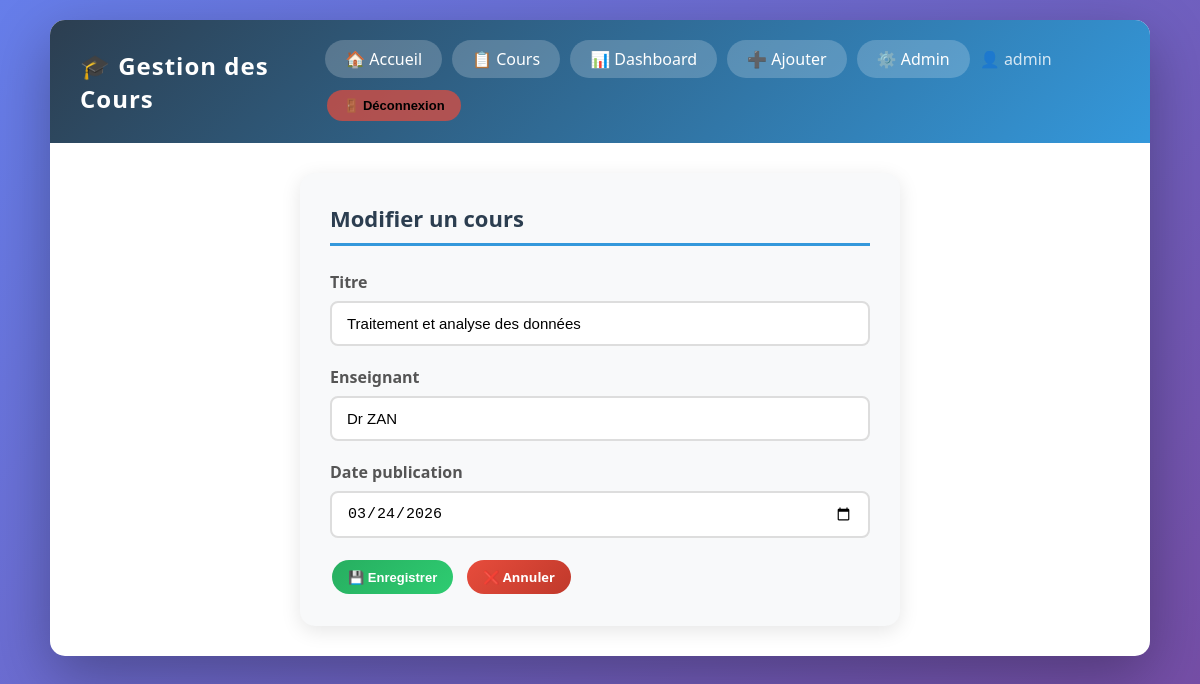
The app's page /modifier/5/ (signed in) with its own data.
### cours/models.py (models this page shows, shortened)
class Cours(models.Model):
    titre = models.CharField(max_length=200)
    enseignant = models.CharField(max_length=100)
    date_publication = models.DateField(validators=[valider_date])
    date_ajout = models.DateTimeField(auto_now_add=True)  # ← caché, automatique

### cours/views.py (the view)
# urls.py: path('modifier/<int:pk>/', CoursUpdateView.as_view(), name='cours-update'),
class CoursUpdateView(LoginRequiredMixin, UpdateView):
    model = Cours
    form_class = CoursForm
    template_name = 'cours/cours_form.html'
    success_url = reverse_lazy('cours-list')
    login_url = '/login/'
    extra_context = {'title': 'Modifier un cours'}

### cours/forms.py
class CoursForm(forms.ModelForm):
    date_publication = forms.DateField(
        widget=forms.DateInput(
            format='%Y-%m-%d',
            attrs={
                'type': 'date',
                'max': timezone.now().date,
                'class': 'date-input'
            }
        )
    )
    class Meta:
        model = Cours
        fields = ['titre', 'enseignant', 'date_publication']

### cours/templates/cours/cours_form.html (shortened to what this page needs)
{% extends 'cours/base.html' %}
{% block content %}
<div class="form-container">
    <h2>{{ title }}</h2>
    <form method="post">
        {% for field in form %}
        <div class="form-group">
            <label>{{ field.label }}</label>
            {{ field }}
        </div>
        {% endfor %}
        <div style="display:flex; gap:10px; margin-top:20px;">
            <button type="submit" class="btn btn-add">💾 Enregistrer</button>
            <a href="{% url 'cours-list' %}" class="btn btn-delete">❌ Annuler</a>
        </div>
    </form>
</div>
{% endblock %}

### cours/templates/cours/base.html (shortened to what this page needs)
{% load static %}
<!DOCTYPE html>
<html lang="fr">
<head>
    <link rel="stylesheet" href="{% static 'cours/style.css' %}">
</head>
<body>
    <div class="container fade-in">
        <div class="navbar">
            <h1>🎓 Gestion des Cours</h1>
            <div style="display:flex; gap:10px; align-items:center; flex-wrap:wrap;">
                <a href="{% url 'accueil' %}">🏠 Accueil</a>
                <a href="{% url 'cours-list' %}">📋 Cours</a>
                {% if user.is_authenticated %}
                    <a href="{% url 'dashboard' %}">📊 Dashboard</a>
                    <a href="{% url 'cours-create' %}">➕ Ajouter</a>
                    {% if user.is_superuser %}
                    <a href="{% url 'admin:index' %}">⚙️ Admin</a>
                    {% endif %}
                    <span style="color:rgba(255,255,255,0.8);">👤 {{ user.username }}</span>
                    <form method="post" action="{% url 'logout' %}" style="display:inline;">
                        <button type="submit" class="btn" style="background:rgba(231,76,60,0.7); cursor:pointer;">
                            🚪 Déconnexion
                        </button>
                    </form>
                {% else %}
                    <a href="{% url 'login' %}" style="background:rgba(46,204,113,0.7);">🔒 Connexion</a>
                {% endif %}
            </div>
        </div>
        <div class="content">
            {% block content %}{% endblock %}
        </div>
    </div>
</body>
</html>

### cours/static/cours/style.css (style rules this page uses)
* { margin: 0; padding: 0; box-sizing: border-box; }
body { font-family: 'Segoe UI', Tahoma, Geneva, Verdana, sans-serif; background: linear-gradient(135deg, #667eea 0%, #764ba2 100%); min-height: 100vh; padding: 20px; }
.container { max-width: 1100px; margin: 0 auto; background: white; border-radius: 15px; box-shadow: 0 20px 60px rgba(0,0,0,0.3); overflow: hidden; }
.navbar { background: linear-gradient(135deg, #2c3e50, #3498db); padding: 20px 30px; display: flex; justify-content: space-between; align-items: center; }
.navbar h1 { color: white; font-size: 24px; letter-spacing: 1px; }
.navbar a { color: white; text-decoration: none; background: rgba(255,255,255,0.2); padding: 8px 20px; border-radius: 25px; transition: all 0.3s; }
.content { padding: 30px; }
.btn { padding: 8px 16px; border: none; border-radius: 20px; cursor: pointer; font-size: 13px; font-weight: 600; transition: all 0.3s; text-decoration: none; display: inline-block; margin: 2px; }
.btn-add { background: linear-gradient(135deg, #27ae60, #2ecc71); color: white; }
.btn-delete { background: linear-gradient(135deg, #e74c3c, #c0392b); color: white; }
.form-container { max-width: 600px; margin: 0 auto; background: #f8f9fa; padding: 30px; border-radius: 15px; box-shadow: 0 5px 20px rgba(0,0,0,0.1); }
.form-container h2 { color: #2c3e50; margin-bottom: 25px; font-size: 22px; border-bottom: 3px solid #3498db; padding-bottom: 10px; }
.form-group { margin-bottom: 20px; }
.form-group label { display: block; color: #555; font-weight: 600; margin-bottom: 8px; }
.form-group input { width: 100%; padding: 12px 15px; border: 2px solid #ddd; border-radius: 8px; font-size: 15px; transition: border-color 0.3s; outline: none; }
.fade-in { animation: fadeIn 0.5s ease; }
.date-input { width: 100%; padding: 12px 15px; border: 2px solid #ddd; border-radius: 8px; font-size: 15px; cursor: pointer; outline: none; transition: border-color 0.3s; }

### records on screen
Cours: form "Traitement et analyse des données" "Dr ZAN" "03/24/2026"

### other values on screen
{{ user.username }} "admin"
{{ title }} "Modifier un cours"
{{ field.label }} "Titre" "Enseignant" "Date publication"
